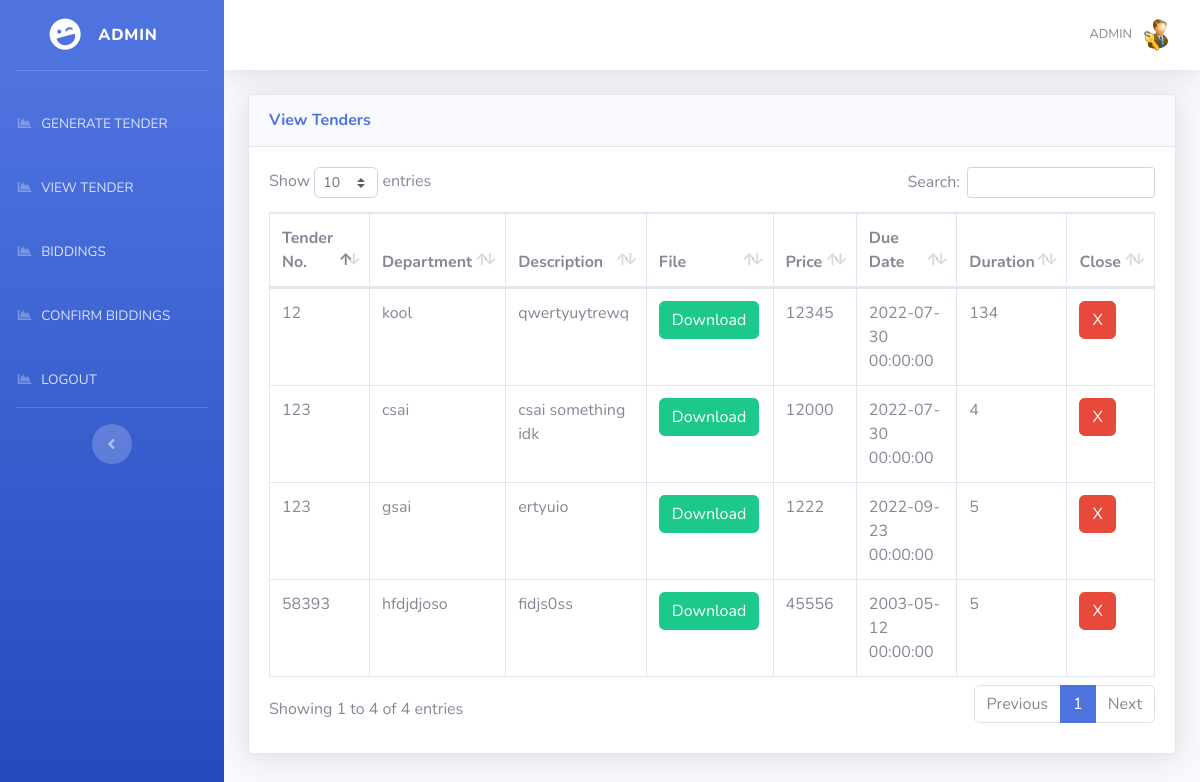
The page /admin/viewTenders.php (signed in) on the database its author committed.
### tables this page shows
CREATE TABLE `tender` (
  `TenderID` int(11) NOT NULL,
  `TenderNo` varchar(100) NOT NULL,
  `OrgID` varchar(20) DEFAULT NULL,
  `Department` varchar(50) NOT NULL,
  `Description` varchar(500) NOT NULL,
  `Price` float NOT NULL,
  `DueDate` datetime NOT NULL,
  `Duration` int(11) NOT NULL,
  `filename` varchar(100) NOT NULL,
  `filetype` varchar(30) NOT NULL,
  `filesize` int(11) NOT NULL,
  `filecontent` mediumblob NOT NULL,
  `CurrentTime` timestamp NULL DEFAULT current_timestamp()
);

### admin/viewTenders.php (the view, shortened to what this page needs)
<?php
include('includes/header.php');
include('includes/navbar.php');
?>
<div class="container-fluid">
    <div class="card shadow mb-4">
        <div class="card-header py-3">
            <h6 class="m-0 font-weight-bold text-primary">View Tenders</h6>
        </div>
        <div class="card-body">
            <div class="table-responsive">
                <div id="dataTable_wrapper" class="dataTables_wrapper dt-bootstrap4">
                    <?php
                    require 'includes/dbh.inc.php';
                    $sql = "SELECT TenderNo,Department,Description,Price,DueDate,Duration,filename FROM tender";
                    $query = mysqli_query($conn, $sql);
                    ?>
                    <div class="row">
                        <div class="col-sm-12">
                            <table class="table table-bordered dataTable" id="dataTable" width="100%" cellspacing="0" role="grid" aria-describedby="dataTable_info">
                                <thead>
                                    <tr>
                                        <th>Tender No.</th>
                                        <th>Department</th>
                                        <th>Description</th>
                                        <th>File</th>
                                        <th>Price</th>
                                        <th>Due Date</th>
                                        <th>Duration</th>
                                        <th>Close</th>
                                    </tr>
                                </thead>
                                <tbody>
                                    <?php
                                    if (mysqli_num_rows($query) > 0) {
                                        while ($row = mysqli_fetch_assoc($query)) {
                                            ?>
                                            <tr id="table_row">
                                                <td><?php echo $row['TenderNo'] ?></td>
                                                <td><?php echo $row['Department'] ?></td>
                                                <td><?php echo $row['Description'] ?></td>
                                                <td>
                                                    <?php $name = $row['filename']; ?>
                                                    <a href="download.php?name=<?php echo $name; ?>" class="btn btn-success">Download</a>
                                                </td>
                                                <td><?php echo $row['Price'] ?></td>
                                                <td><?php echo $row['DueDate'] ?></td>
                                                <td><?php echo $row['Duration'] ?></td>
                                                <td>
                                                    <a href="javascript:HideRow();" class="btn btn-danger" id="close">X</a>
                                                </td>
                                            </tr>
                                    <?php
                                        }
                                    }
                                    ?>
                                </tbody>
                            </table>
                        </div>
                    </div>
                </div>
            </div>
        </div>
    </div>
    <?php
    include('includes/footer.php');
    ?>

### admin/includes/header.php (shortened to what this page needs)
<!DOCTYPE html>
<html lang="en">
<head>
  <link href="vendor/fontawesome-free/css/all.min.css" rel="stylesheet" type="text/css">
  <link href="css/sb-admin-2.min.css" rel="stylesheet">
  <link href="vendor/datatables/dataTables.bootstrap4.min.css" rel="stylesheet">
</head>
<body id="page-top">
  <div id="wrapper">

### admin/includes/navbar.php (shortened to what this page needs)
<ul class="navbar-nav bg-gradient-primary sidebar sidebar-dark accordion" id="accordionSidebar">
  <a class="sidebar-brand d-flex align-items-center justify-content-center" href="adminmainpage.php">
    <div class="sidebar-brand-icon rotate-n-15">
      <i class="fas fa-laugh-wink"></i>
    </div>
    <div class="sidebar-brand-text mx-3">ADMIN</div>
  </a>
  <hr class="sidebar-divider my-0">
  <li class="nav-item mt-4">
    <a class="nav-link" href="generateTender.php">
      <i class="fas fa-fw fa-chart-area"></i>
      <span>GENERATE TENDER</span></a>
  </li>
  <li class="nav-item mt-2">
    <a class="nav-link" href="viewTenders.php">
      <i class="fas fa-fw fa-chart-area"></i>
      <span>VIEW TENDER</span></a>
  </li>
  <li class="nav-item mt-2">
    <a class="nav-link" href="viewBiddings.php">
      <i class="fas fa-fw fa-chart-area"></i>
      <span>BIDDINGS</span></a>
  </li>
  <li class="nav-item mt-2">
    <a class="nav-link" href="viewConfirmedBiddings.php">
      <i class="fas fa-fw fa-chart-area"></i>
      <span>CONFIRM BIDDINGS</span></a>
  </li>
  <li class="nav-item mt-2">
    <a class="nav-link" href="includes/logout.php" data-toggle="modal" data-target="#logoutModal">
      <i class="fas fa-fw fa-chart-area"></i>
      <span>LOGOUT</span></a>
  </li>
  <hr class="sidebar-divider d-none d-md-block">
  <div class="text-center d-none d-md-inline">
    <button class="rounded-circle border-0" id="sidebarToggle"></button>
  </div>
</ul>
<div id="content-wrapper" class="d-flex flex-column">
  <div id="content">
    <nav class="navbar navbar-expand navbar-light bg-white topbar mb-4 static-top shadow">
      <ul class="navbar-nav ml-auto">
        <li class="nav-item dropdown no-arrow">
          <a class="nav-link dropdown-toggle" href="#" id="userDropdown" role="button" data-toggle="dropdown" aria-haspopup="true" aria-expanded="false">
            <span class="mr-2 d-none d-lg-inline text-gray-600 small">
              ADMIN
            </span>
            <img class="img-profile rounded-circle" src="img/login_icon.png">
          </a>
        </li>
      </ul>
    </nav>

### admin/includes/footer.php (shortened to what this page needs)
</div>
</div>
</div>
</body>
</html>

### rows shown on the page
tender: TenderNo "12", Department "kool", Description "qwertyuytrewq", Price "12345", DueDate "2022-07-30 00:00:00", Duration "134"
tender: TenderNo "58393", Department "hfdjdjoso", Description "fidjs0ss", Price "45556", DueDate "2003-05-12 00:00:00", Duration "5"
tender: TenderNo "123", Department "csai", Description "csai something idk", Price "12000", DueDate "2022-07-30 00:00:00", Duration "4"
tender: TenderNo "123", Department "gsai", Description "ertyuio", Price "1222", DueDate "2022-09-23 00:00:00", Duration "5"
